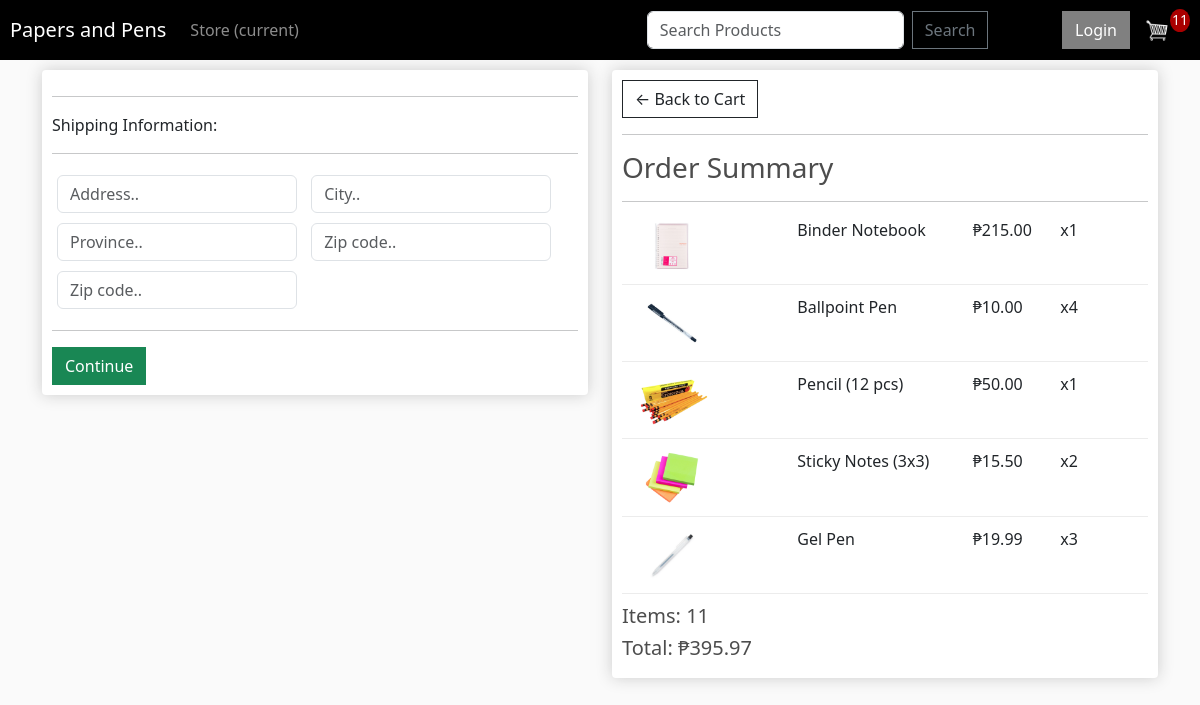
Screenshot of /checkout/ (signed in) with the database file from the repository.
### store/models.py (models this page shows, shortened)
class OrderItem(models.Model):
    product = models.ForeignKey(Product, on_delete=models.SET_NULL, null=True, blank=True)
    order = models.ForeignKey(Order, on_delete=models.SET_NULL, null=True, blank=True)
    quantity = models.IntegerField(default=0, null=True, blank=True)
    date_added = models.DateTimeField(auto_now_add=True)
    @property
    def get_total(self):
        total = self.product.price * self.quantity
        return total

class Product(models.Model):
    name = models.CharField(max_length = 200, null=True)
    price = models.DecimalField(max_digits=7, decimal_places=2)
    digital = models.BooleanField(default=False, null=True, blank=False)
    image = models.ImageField(null=True, blank=True)
    slug = models.SlugField(null=False)
    description = models.TextField(default="potangina mo", null=False)
    @property
    def imageURL(self):
        try:
            url = self.image.url
        except:
            url =''
        return url

class Order(models.Model):
    customer = models.ForeignKey(Customer, on_delete=models.SET_NULL, null=True, blank=True)
    date_ordered = models.DateTimeField(auto_now_add=True)
    complete = models.BooleanField(default=False, null=True, blank=False)
    transaction_id = models.CharField(max_length=100, null=True)
    @property
    def shipping(self):
        shipping = False
        orderitems = self.orderitem_set.all()
        for i in orderitems:
            if i.product.digital == False:
                shipping = True
        return shipping
    @property
    def get_cart_total(self):
        orderitems = self.orderitem_set.all()
        total = sum([item.get_total for item in orderitems])
        return total
    @property
    def get_cart_items(self):
        orderitems = self.orderitem_set.all()
        total = sum([item.quantity for item in orderitems])
        return total

### store/views.py (the view)
# urls.py: path('checkout/', views.checkout, name="checkout"),
def checkout(request):
    data = cartData(request)
    cartItems = data['cartItems']
    order = data['order']
    items = data['items']
    context = {'items':items, 'order':order, 'cartItems': cartItems}
    return render(request, 'store/checkout.html', context)

### store/utils.py (called while the page is built)
def cartData(request):
    if request.user.is_authenticated:
        customer = request.user.customer
        order, created = Order.objects.get_or_create(customer=customer, complete=False)
        items = order.orderitem_set.all()
        cartItems = order.get_cart_items
    else:
        cookieData = cookieCart(request)
        cartItems = cookieData['cartItems']
        order = cookieData['order']
        items = cookieData['items']
    return {'cartItems':cartItems, 'order':order, 'items':items}

### store/templates/store/checkout.html (shortened to what this page needs)
{% extends 'store/main.html' %}
{% load static %}
{% block content %}
<div class="row">
    <div class="col-lg-6">
        <div class="box-element" id="form-wrapper">
            <form id="form">
                <div id="shipping-info">
                    <hr>
                    <p>Shipping Information:</p>
                    <hr>
                    <div class="form-field">
                        <input class="form-control" type="text" name="address" placeholder="Address..">
                    </div>
                    <div class="form-field">
                        <input class="form-control" type="text" name="city" placeholder="City..">
                    </div>
                    <div class="form-field">
                        <input class="form-control" type="text" name="province" placeholder="Province..">
                    </div>
                    <div class="form-field">
                        <input class="form-control" type="text" name="zipcode" placeholder="Zip code..">
                    </div>
                    <div class="form-field">
                        <input class="form-control" type="text" name="country" placeholder="Zip code..">
                    </div>
                </div>
                <hr>
                <input id="form-button" class="btn btn-success btn-block" type="submit" value="Continue">
            </form>
        </div>
        <br>
    </div>
    <div class="col-lg-6">
        <div class="box-element">
            <a class="btn btn-outline-dark" href="{% url 'cart' %}">&#x2190; Back to Cart</a>
            <hr>
            <h3>Order Summary</h3>
            <hr>
            {% for item in items %}
            <div class="cart-row">
                <div style="flex:2"><img class="row-image" src="{{item.product.imageURL}}"></div>
                <div style="flex:2">
                    <p>{{item.product.name}}</p>
                </div>
                <div style="flex:1">
                    <p>₱{{item.product.price}}</p>
                </div>
                <div style="flex:1">
                    <p>x{{item.quantity}}</p>
                </div>
            </div>
            {% endfor %}
            <h5>Items: {{order.get_cart_items}}</h5>
            <h5>Total: ₱{{order.get_cart_total|floatformat:2}}</h5>
        </div>
    </div>
</div>
{% endblock content %}

### static/css/main.css (style rules this page uses)
body { background-color: hsl(0, 0%, 98%); }
h1,h2,h3,h4,h5,h6 { color:hsl(0, 0%, 30%); }
.box-element { box-shadow:hsl(0, 0%, 80%) 0 0 16px; background-color: #fff; border-radius: 4px; padding: 10px; }
.col-lg-4, .col-lg-6, .col-lg-8, .col-lg-12 { margin-top: 10px; }
.btn { border-radius: 0; }
.row-image { width: 100px; }
.form-field { width:250px; display: inline-block; padding: 5px; }
.cart-row { display: flex; align-items: flex-stretch; padding-bottom: 10px; margin-bottom: 10px; border-bottom: 1px solid #ececec; }

### rows the page displays
OrderItem: product.imageURL (picture), product.name "Binder Notebook", product.price "215.00", quantity "1"
OrderItem: product.imageURL (picture), product.name "Ballpoint Pen", product.price "10.00", quantity "4"
OrderItem: product.imageURL (picture), product.name "Pencil (12 pcs)", product.price "50.00", quantity "1"
OrderItem: product.imageURL (picture), product.name "Sticky Notes (3x3)", product.price "15.50", quantity "2"
OrderItem: product.imageURL (picture), product.name "Gel Pen", product.price "19.99", quantity "3"
Order: get_cart_items "11", get_cart_total "395.97"

### other values shown
{{ cartItems }} "11"
